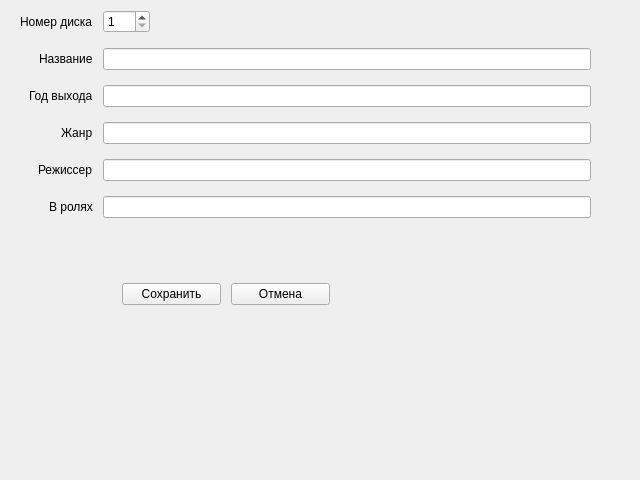
<?xml version="1.0" encoding="UTF-8"?>
<ui version="4.0">
 <class>CreateForm</class>
 <widget class="QWidget" name="CreateForm">
  <property name="geometry">
   <rect>
    <x>0</x>
    <y>0</y>
    <width>640</width>
    <height>480</height>
   </rect>
  </property>
  <property name="windowTitle">
   <string>Form</string>
  </property>
  <widget class="QWidget" name="">
   <property name="geometry">
    <rect>
     <x>20</x>
     <y>10</y>
     <width>591</width>
     <height>261</height>
    </rect>
   </property>
   <layout class="QFormLayout" name="formLayout">
    <property name="sizeConstraint">
     <enum>QLayout::SetDefaultConstraint</enum>
    </property>
    <property name="fieldGrowthPolicy">
     <enum>QFormLayout::ExpandingFieldsGrow</enum>
    </property>
    <property name="rowWrapPolicy">
     <enum>QFormLayout::WrapLongRows</enum>
    </property>
    <property name="labelAlignment">
     <set>Qt::AlignRight|Qt::AlignTrailing|Qt::AlignVCenter</set>
    </property>
    <property name="horizontalSpacing">
     <number>10</number>
    </property>
    <property name="verticalSpacing">
     <number>15</number>
    </property>
    <property name="rightMargin">
     <number>20</number>
    </property>
    <item row="0" column="0">
     <widget class="QLabel" name="diskLabel">
      <property name="text">
       <string>Номер диска</string>
      </property>
     </widget>
    </item>
    <item row="0" column="1">
     <widget class="QSpinBox" name="diskInput">
      <property name="minimum">
       <number>1</number>
      </property>
      <property name="maximum">
       <number>999</number>
      </property>
     </widget>
    </item>
    <item row="1" column="0">
     <widget class="QLabel" name="titleLabel">
      <property name="text">
       <string>Название</string>
      </property>
     </widget>
    </item>
    <item row="1" column="1">
     <widget class="QLineEdit" name="titleInput"/>
    </item>
    <item row="2" column="0">
     <widget class="QLabel" name="yearLabel">
      <property name="text">
       <string>Год выхода</string>
      </property>
     </widget>
    </item>
    <item row="2" column="1">
     <widget class="QLineEdit" name="yearInput">
      <property name="inputMask">
       <string>9999</string>
      </property>
      <property name="text">
       <string/>
      </property>
      <property name="cursorPosition">
       <number>1</number>
      </property>
      <property name="clearButtonEnabled">
       <bool>false</bool>
      </property>
     </widget>
    </item>
    <item row="3" column="0">
     <widget class="QLabel" name="genreLabel">
      <property name="text">
       <string>Жанр</string>
      </property>
     </widget>
    </item>
    <item row="3" column="1">
     <widget class="QLineEdit" name="genreInput"/>
    </item>
    <item row="4" column="0">
     <widget class="QLabel" name="directorLabel">
      <property name="text">
       <string>Режиссер</string>
      </property>
     </widget>
    </item>
    <item row="4" column="1">
     <widget class="QLineEdit" name="directorInput"/>
    </item>
    <item row="5" column="0">
     <widget class="QLabel" name="roleLabel">
      <property name="text">
       <string>В ролях</string>
      </property>
     </widget>
    </item>
    <item row="5" column="1">
     <widget class="QLineEdit" name="roleInput"/>
    </item>
   </layout>
  </widget>
  <widget class="QWidget" name="">
   <property name="geometry">
    <rect>
     <x>20</x>
     <y>280</y>
     <width>571</width>
     <height>29</height>
    </rect>
   </property>
   <layout class="QHBoxLayout" name="horizontalLayout">
    <property name="spacing">
     <number>10</number>
    </property>
    <property name="leftMargin">
     <number>102</number>
    </property>
    <property name="rightMargin">
     <number>261</number>
    </property>
    <item>
     <widget class="QPushButton" name="buttonSave">
      <property name="text">
       <string>Сохранить</string>
      </property>
     </widget>
    </item>
    <item>
     <widget class="QPushButton" name="buttonCancel">
      <property name="text">
       <string>Отмена</string>
      </property>
     </widget>
    </item>
   </layout>
  </widget>
 </widget>
 <resources/>
 <connections/>
</ui>
